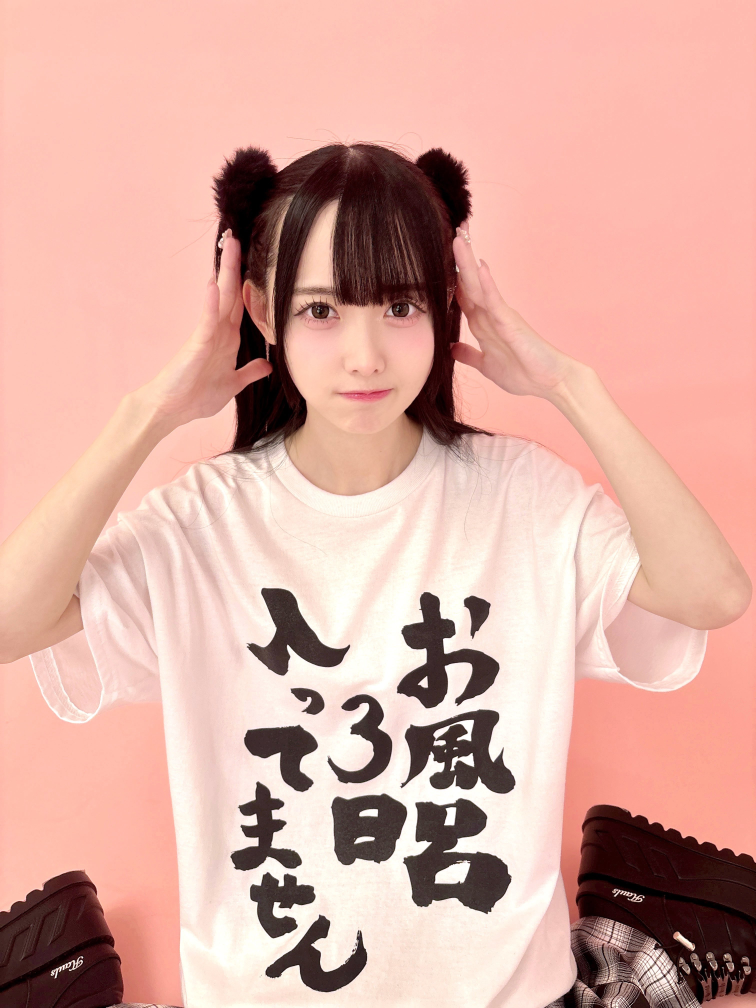
#> input picture momona_ofuro.jfif, 3024 x 4032 px (shown at 1/4 size)
$ jupyter execute --allow-errors opencv.ipynb   (shell and % lines are left out)
#> lines starting #> are read from the running program, lines starting #| are printed output that depends on the picture; after the words box and inside, x2 and y2 are one past the last pixel; in counts of white or black regions, pixels touching at a corner belong together
# OpenCV

[cell 1]
import time
import os
import pandas as pd
import numpy as np
import cv2
import matplotlib.pyplot as plt
import seaborn as sns

[cell 2]
#im = cv2.imread('lenna.png')

[cell 3]
#im.shape

カラー画像のデータ構造

[cell 4]
# plt.imshow(im)  #歴史的理由からRGBではなBGRになっている

[cell 5]
#rgb = cv2.cvtColor(im, cv2.COLOR_BGR2RGB)
# rgb = cv2.cvtColor(im, 4) 同じ結果になる
#plt.imshow(rgb)

[cell 6]
momo = cv2.imread('momona_ofuro.jfif')
#> momo is the input picture: shape (4032, 3024, 3); mean B, G, R 160.7, 171.5, 217.4
momo = cv2.cvtColor(momo, 4)
# plt.imshow(momo)

[cell 7]
gray = cv2.cvtColor(momo, cv2.COLOR_BGR2GRAY)
plt.imshow(gray, cmap='gray')

[cell 8]
#高さ：上500pxと下1500px　横：左右両方500px切り取る
# crop = momo[500:-1500, 500:-500, :]
# plt.imshow(crop)

[cell 9]
# cv2.imwrite('cropped_momo.png', crop)

[cell 10]
crop_momo = cv2.imread('cropped_momo.png')
#> (the rest of this cell did not finish here and is left out)

# 2値化

[cell 11]
# plt.imshow(gray, cmap='gray')

[cell 12]
retval, dist = cv2.threshold(gray, 90, 255, cv2.THRESH_BINARY)
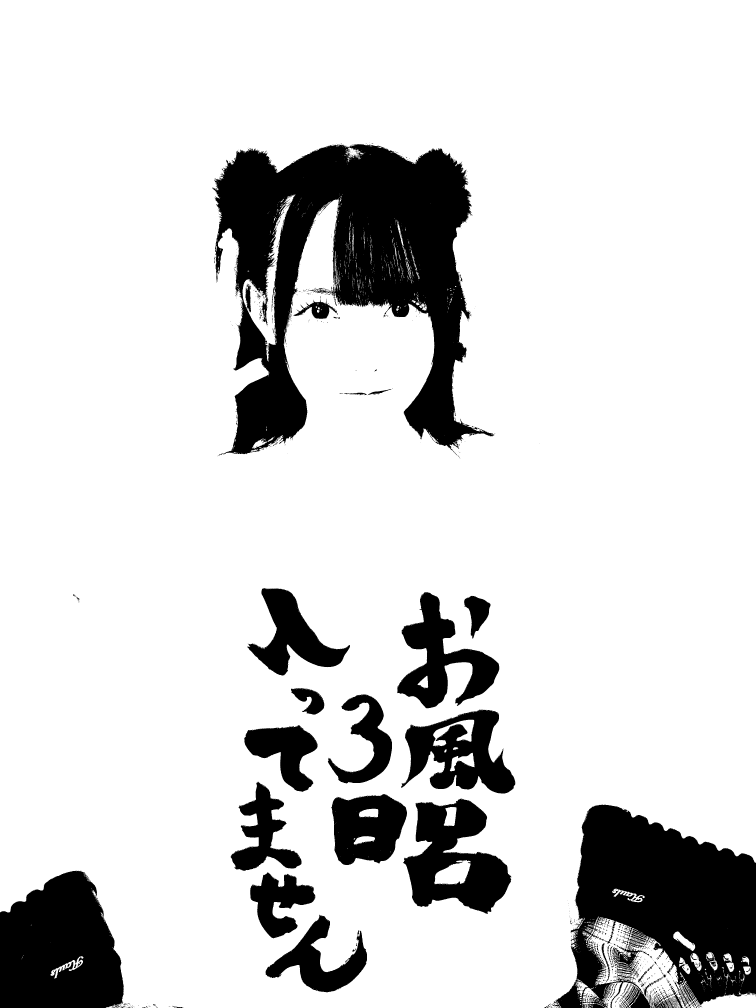
#> dist: shape (4032, 3024) (shown at 1/4 size); 84.2% white; 1627 black regions (1480 under 20 px), largest, box (x1, y1, x2, y2) and area: (849, 576, 1978, 1822) 677087, (2206, 3218, 3024, 4032) 409478, (0, 3483, 495, 4032) 214803
plt.imshow(dist, cmap='gray')
plt.axis('off')
plt.show()

# 大津の2値化

[cell 13]
im = cv2.imread('bimodal_sample.png')
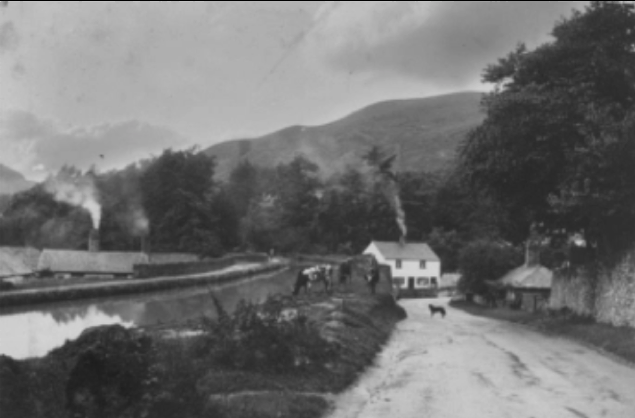
#> input picture bimodal_sample.png, 635 x 418 px
#> im is the input picture: shape (418, 635, 3); mean B, G, R 112.6, 112.6, 112.6
# plt.imshow(im)

[cell 14]
im.shape
#> Out = (418, 635, 3)

[cell 15]
gray = cv2.cvtColor(im, cv2.COLOR_BGR2GRAY)
#> gray: shape (418, 635)
# plt.imshow(gray, cmap='gray')

[cell 16]
gray.shape
#> Out = (418, 635)

[cell 17]
# sns.displot(gray.ravel(), bins=256, kde=True)

[cell 18]
retval, dist = cv2.threshold(gray, 0, 255, cv2.THRESH_BINARY+cv2.THRESH_OTSU)
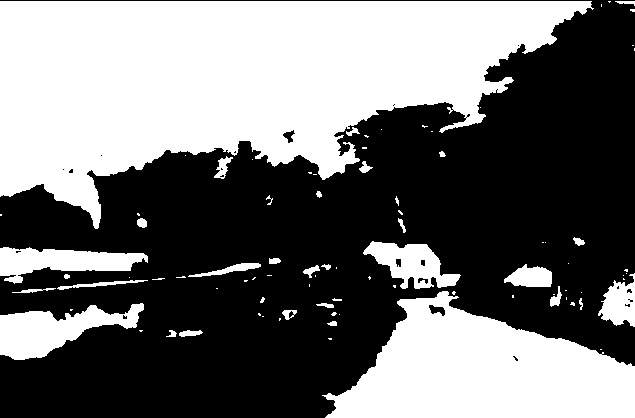
#> dist: shape (418, 635); 44.2% white; 87 white regions (54 under 20 px), largest, box (x1, y1, x2, y2) and area: (0, 1, 594, 229) 78927, (322, 291, 635, 418) 24658, (0, 303, 144, 360) 4091
#> retval = 118

[cell 19]
print(f"2値化される場所は {retval}")
#| 2値化される場所は 118.0

[cell 20]
plt.imshow(dist,cmap='gray')

[cell 21]
momo = cv2.imread('momona_ofuro.jfif')
momo = momo[500:-1500, 500:-500, :]
#> momo: shape (2032, 2024, 3)
momo = cv2.cvtColor(momo, cv2.COLOR_BGR2GRAY)
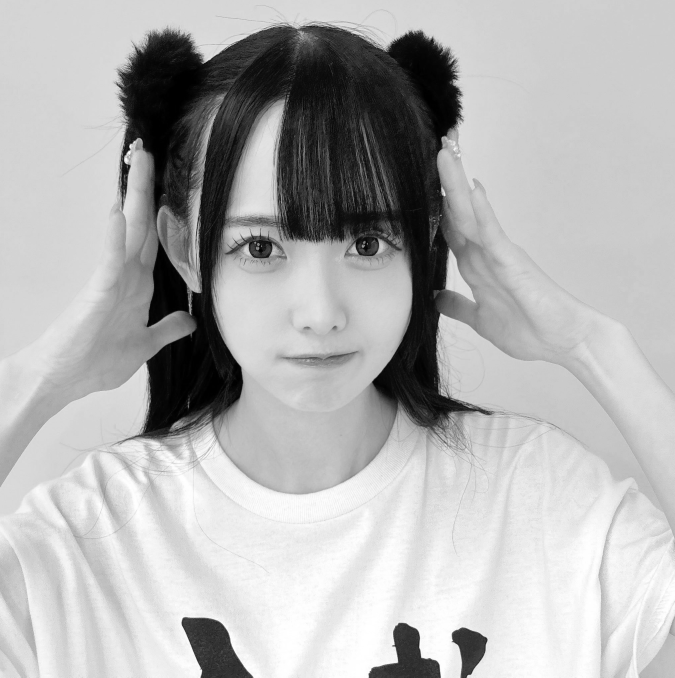
#> momo: shape (2032, 2024) (shown at 1/3 size); min 0, max 255, mean 178.1
retval, dist = cv2.threshold(momo, 0, 255, cv2.THRESH_BINARY+cv2.THRESH_OTSU)
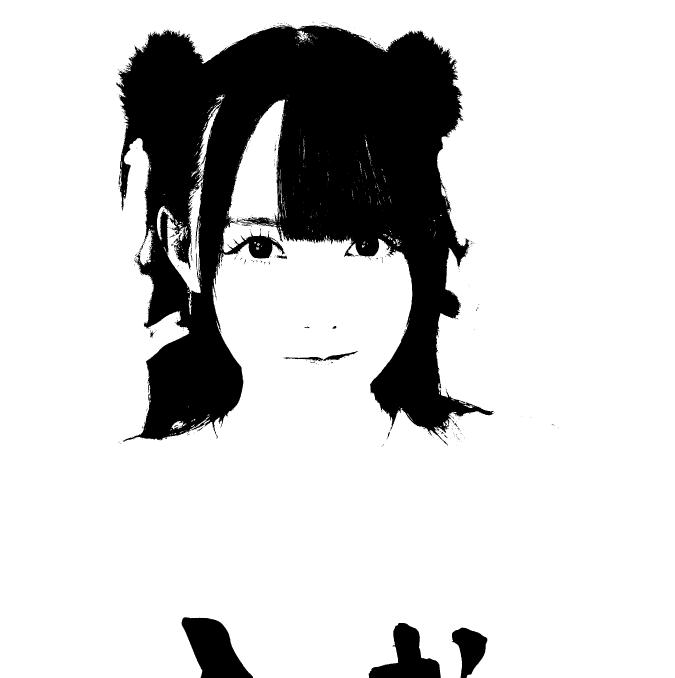
#> dist: shape (2032, 2024) (shown at 1/3 size); 81% white; 681 black regions (649 under 20 px), largest, box (x1, y1, x2, y2) and area: (349, 75, 1482, 1337) 726727, (545, 1852, 759, 2032) 22459, (1106, 1869, 1322, 2032) 17208
#> retval = 123
plt.imshow(dist,cmap='gray')
plt.axis('off')
plt.show()
cv2.imwrite('binary_momo.png', momo)
#> Out = True

# Adaptive Thresholding

[cell 22]
im = plt.imread('text_pic.jpg')
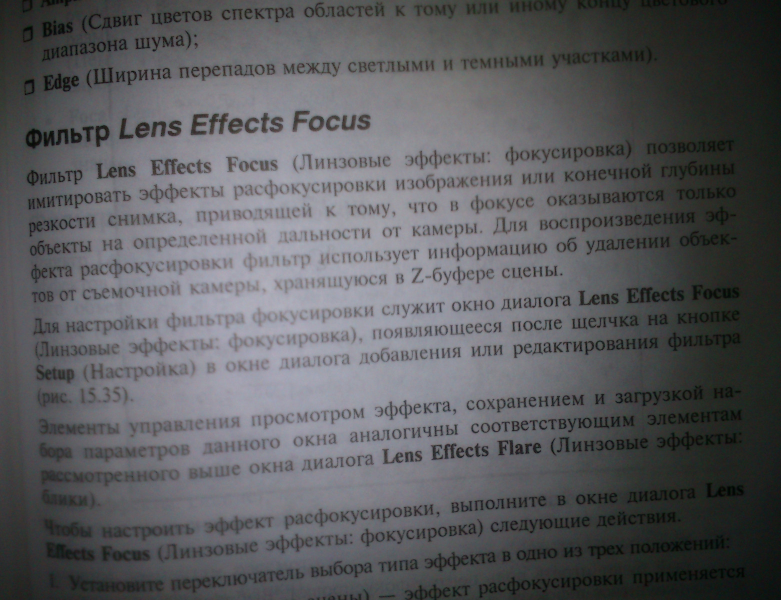
#> input picture text_pic.jpg, 1562 x 1200 px (shown at 1/2 size)
#> im is the input picture: shape (1200, 1562, 3); mean R, G, B 90.8, 91.4, 94.4
plt.imshow(im)

[cell 23]
gray = cv2.cvtColor(im, cv2.COLOR_BGR2GRAY)
#> gray: shape (1200, 1562)
# plt.imshow(gray, cmap='gray')
dist = cv2.adaptiveThreshold(gray, 255, cv2.ADAPTIVE_THRESH_MEAN_C,cv2.THRESH_BINARY, 15, 4)
#> dist: shape (1200, 1562); 86.9% white; 4886 black regions (3567 under 20 px), largest, box (x1, y1, x2, y2) and area: (246, 1051, 324, 1082) 885, (381, 227, 417, 271) 784, (868, 1103, 921, 1144) 704
plt.imshow(dist, cmap='gray')

[cell 24]
coai = plt.imread('coai.jfif')
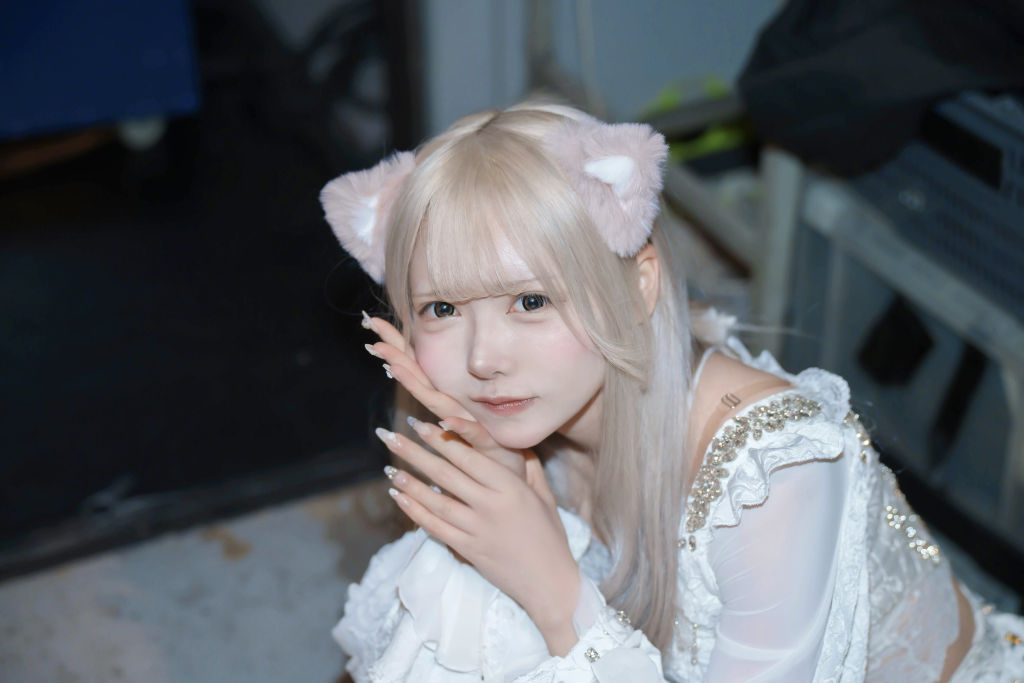
#> input picture coai.jfif, 4096 x 2730 px (shown at 1/4 size)
#> coai is the input picture: shape (2730, 4096, 3); mean R, G, B 92.4, 96.2, 101.2
coai = cv2.cvtColor(coai, cv2.COLOR_BGR2GRAY)
#> coai: shape (2730, 4096)
dist = cv2.adaptiveThreshold(coai, 255, cv2.ADAPTIVE_THRESH_MEAN_C,cv2.THRESH_BINARY, 25, 4)
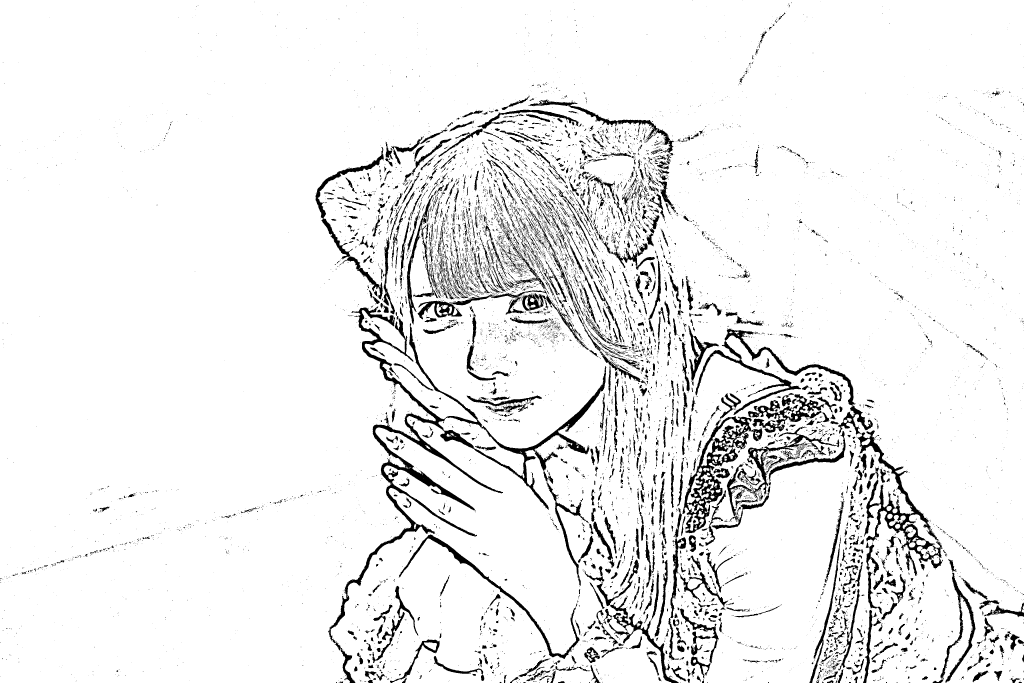
#> dist: shape (2730, 4096) (shown at 1/4 size); 93.1% white; 12836 black regions (10598 under 20 px), largest, box (x1, y1, x2, y2) and area: (1313, 1225, 2426, 2730) 87295, (2730, 1573, 3049, 2133) 33447, (3427, 1721, 3772, 2274) 28678
plt.imshow(dist, cmap='gray')
plt.axis('off')
plt.show()
cv2.imwrite('binary_coai.png', coai)
#> Out = True
